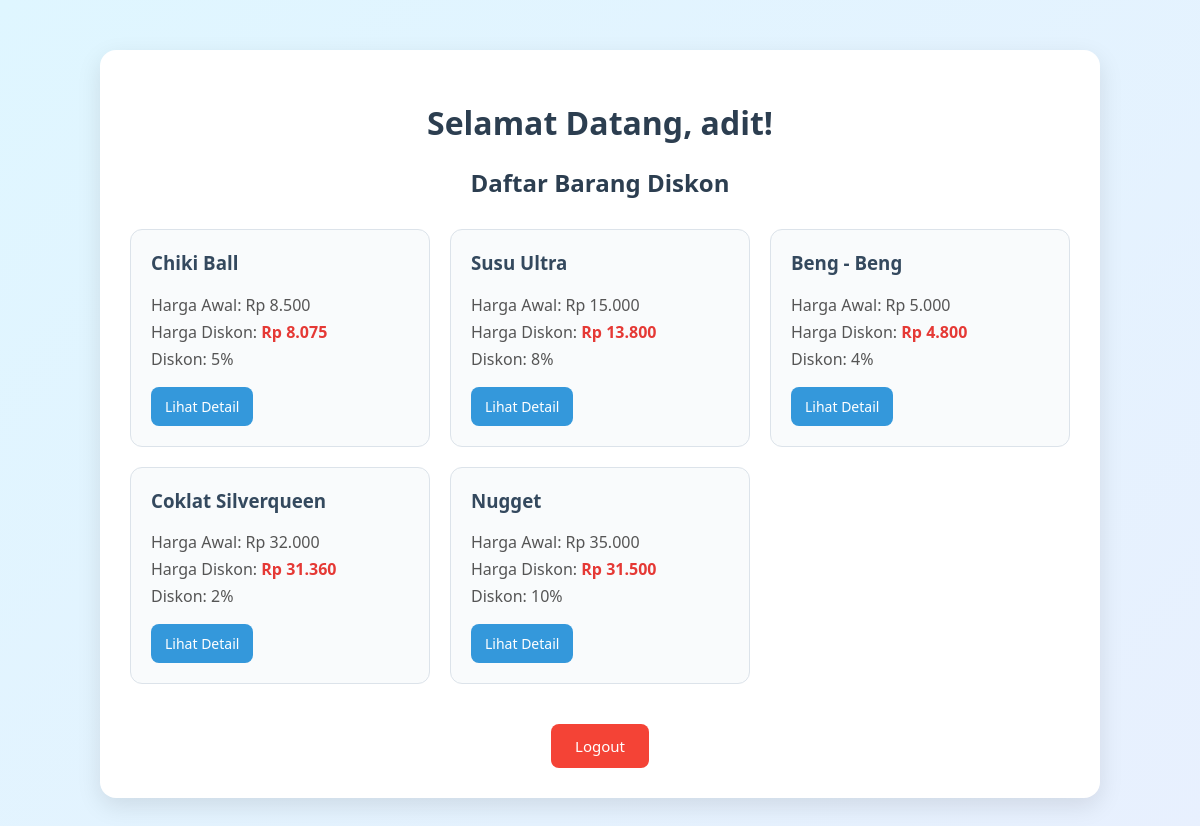
/views/dashboard_user.php (signed in), run on the app's committed database.
### tables this page shows
CREATE TABLE `barang` (
  `id_barang` int(11) NOT NULL,
  `nama_barang` varchar(100) NOT NULL,
  `harga` decimal(10,2) NOT NULL,
  `diskon` int(11) NOT NULL,
  `stok` int(11) NOT NULL
);

### views/dashboard_user.php (the view, shortened to what this page needs)
<?php
$db = new Database();
$conn = $db->getConnection();
$stmt = $conn->query("SELECT id_barang, nama_barang, harga, diskon FROM barang");
$barang = $stmt->fetchAll(PDO::FETCH_ASSOC);
?>
<!DOCTYPE html>
<html lang="id">
<head>
</head>
<body>
    <div class="dashboard">
        <h1>Selamat Datang, <?= htmlspecialchars($_SESSION['username']) ?>!</h1>
        <h2>Daftar Barang Diskon</h2>
        <div class="barang-list">
            <?php if (!empty($barang)): ?>
                <?php foreach ($barang as $item):
                    $harga_awal   = $item['harga'] ?? 0;
                    $diskon       = $item['diskon'] ?? 0;
                    $harga_diskon = $harga_awal - ($harga_awal * $diskon / 100);
                ?>
                    <div class="barang-item">
                        <h3><?= htmlspecialchars($item['nama_barang']) ?></h3>
                        <p>Harga Awal: Rp <?= number_format($harga_awal, 0, ',', '.') ?></p>
                        <p>Harga Diskon: <strong>Rp <?= number_format($harga_diskon, 0, ',', '.') ?></strong></p>
                        <p>Diskon: <?= $diskon ?>%</p>
                        <a href="detail_barang.php?id=<?= $item['id_barang'] ?>">Lihat Detail</a>
                    </div>
                <?php endforeach; ?>
            <?php else: ?>
                <p style="text-align:center;">Tidak ada barang tersedia.</p>
            <?php endif; ?>
        </div>
        <a class="logout" href="logout.php">Logout</a>
    </div>
</body>
</html>

### views/dashboard_user.php (style rules this page uses)
* { box-sizing: border-box; }
body { font-family: 'Segoe UI', Tahoma, Geneva, Verdana, sans-serif; background: linear-gradient(135deg, #dff6ff, #e8f0fe); margin: 0; padding: 0; }
.dashboard { max-width: 1000px; margin: 50px auto; background-color: #ffffff; padding: 30px; border-radius: 16px; box-shadow: 0 8px 24px rgba(0, 0, 0, 0.1); }
h1, h2 { text-align: center; color: #2c3e50; }
.barang-list { display: grid; grid-template-columns: repeat(auto-fill, minmax(260px, 1fr)); gap: 20px; margin-top: 30px; }
.barang-item { background-color: #f9fbfc; border: 1px solid #dce3ea; border-radius: 12px; padding: 20px; transition: transform 0.2s ease, box-shadow 0.2s ease; }
.barang-item h3 { margin-top: 0; color: #34495e; }
.barang-item p { margin: 5px 0; color: #555; }
.barang-item strong { color: #e53935; }
.barang-item a { display: inline-block; margin-top: 12px; padding: 10px 14px; background-color: #3498db; color: white; text-decoration: none; border-radius: 8px; font-size: 14px; transition: background-color 0.3s ease; }
.logout { display: block; width: fit-content; margin: 40px auto 0; padding: 12px 24px; background-color: #f44336; color: white; text-decoration: none; border-radius: 8px; font-size: 15px; transition: background-color 0.3s ease; }

### data on the page
barang: nama_barang "Chiki Ball", harga "8.500", harga_diskon "8.075", diskon "5"
barang: nama_barang "Susu Ultra", harga "15.000", harga_diskon "13.800", diskon "8"
barang: nama_barang "Beng - Beng", harga "5.000", harga_diskon "4.800", diskon "4"
barang: nama_barang "Coklat Silverqueen", harga "32.000", harga_diskon "31.360", diskon "2"
barang: nama_barang "Nugget", harga "35.000", harga_diskon "31.500", diskon "10"

### other printed values
$_SESSION['username'] "adit"
